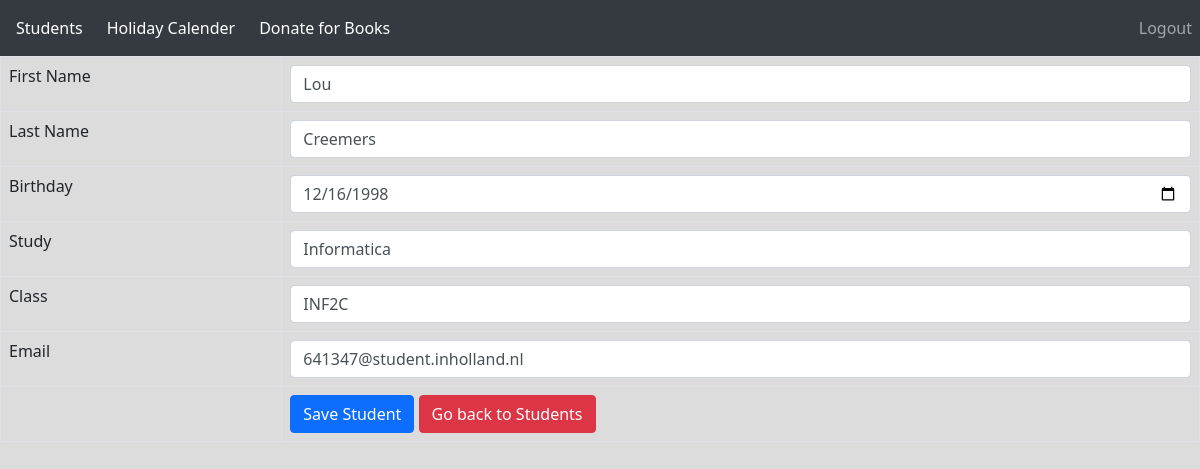
The app's page /View/updatestudent.php?id=3 with its own data.
### tables this page shows
CREATE TABLE `students` (
  `id` int NOT NULL,
  `firstname` varchar(100) NOT NULL,
  `lastname` varchar(100) NOT NULL,
  `dateOfBirth` date NOT NULL,
  `study` varchar(100) NOT NULL,
  `class` varchar(100) NOT NULL,
  `email` varchar(100) NOT NULL,
  `date` date NOT NULL
);

### Data/Database.php (called while the page is built, shortened)
<?php
class Database
{
    private static $instance;
    public static function getInstance(){
        if(self::$instance == null){
            self::$instance = new Database();
        }
        return self::$instance;
    }
    public function connect(){
        $this->host = "localhost";
        $this->user = "sqluser";
        $this->pwd = "etK%@tjMwYV3nVzzqY2d743S";
        $this->dbName = "universitydb";
        try{
            $mysqli = new mysqli($this->host,$this->user,$this->pwd,$this->dbName);
            return $mysqli;
        }
        catch(DatabaseException $e){
            echo $e->getMessage();
        }
    }
}

### Controller/StudentController.php (called while the page is built, shortened)
<?php
require '../Model/StudentModel.php';
require_once '../Service/StudentService.php';
class StudentController
{
    private $s;
    public function __construct(){
        $this->s = new StudentService();
    }
    public function ReadStudentCon(int $id){
        return $foundStudent = $this->s->ReadStudent($id);
    }
}

### Service/StudentService.php (called while the page is built, shortened)
<?php
include_once("../Data/StudentDAO.php");
class StudentService
{
    private $s;
    public function __construct(){
        $this->s = new StudentDAO();
    }
    public function ReadStudent(int $id){
        $foundStudent = $this->s->ReadSingleStudentDB($id);
        return $foundStudent;
    }
}

### Data/StudentDAO.php (called while the page is built, shortened)
<?php
require_once "Database.php";
require_once "../Model/StudentModel.php";
class StudentDAO
{
    private $dbConn;
    function __construct(){
        $this->dbConn = Database::getInstance();
    }
    public function ReadSingleStudentDB($id){
        $idFilter = $this->EscapeString($id);
        $sql = "SELECT * FROM `students` WHERE id = '$idFilter' LIMIT 1;";
        $result = mysqli_query($this->dbConn->connect(), $sql);
        if($result) {
            $row = mysqli_fetch_assoc($result);
            $firstname = $row['firstname'];
            $lastname = $row['lastname'];
            $date = $row['dateOfBirth'];
            $study = $row['study'];
            $class = $row['class'];
            $email = $row['email'];
            $s = new StudentModel($firstname, $lastname,$date,$study, $class, $email);
            return $s;
        }
    }
    public function EscapeString($result){
        $checkedResult = mysqli_real_escape_string($this->dbConn->connect(), $result);
        return $checkedResult;
    }
}

### Model/StudentModel.php (called while the page is built, shortened)
<?php
 class StudentModel{
     private $firstName;
     private $lastName;
     private $dateOfBirth;
     private $study;
     private $class;
     private $email;
     public function __construct($firstName, $lastName, $dateOfBirth, $study, $class, $email)
     {
         $this -> firstName = $firstName;
         $this -> lastName = $lastName;
         $this -> dateOfBirth = $dateOfBirth;
         $this -> study = $study;
         $this->class = $class;
         $this->email = $email;
     }
     public function getClass(){
         return $this->class;
     }
     public function getDateOfBirth(){
         return $this->dateOfBirth;
     }
     public function getFirstName(){
         return $this->firstName;
     }
     public function getLastName(){
         return $this->lastName;
     }
     public function getStudy(){
         return $this->study;
     }
     public function getEmail(){
         return $this->email;
     }
 }

### View/updatestudent.php (the view, shortened to what this page needs)
<?php
require_once ".././Controller/StudentController.php";
include_once "Helpers/nav.php";
$controller = new StudentController();
    $id = $_GET['id'];
    $foundStudent = $controller->ReadStudentCon($id);
?>
<!doctype html>
<html lang="en">
<head>
    <link rel="stylesheet" href="./../css/bootstrap.css">
</head>
<body style="background-color: gainsboro">
<form action = "<?php echo htmlspecialchars($_SERVER["PHP_SELF"]."?id={$id}");?>" method="post">
    <table class="table table-hover table-responsive table-bordered">
        <tr>
            <td>First Name</td>
            <td><input type="text" name="firstname" value="<?php echo $foundStudent->getFirstName()?>" class="form-control" required></td>
        </tr>
        <tr>
            <td>Last Name</td>
            <td><input type="text" name="lastname" value="<?php echo $foundStudent->getLastName()?>" class="form-control" required></td>
        </tr>
        <tr>
            <td>Birthday</td>
            <td><input type="date" name="birthday" value="<?php echo $foundStudent->getDateOfBirth()?>" class="form-control"></td>
        </tr>
        <tr>
            <td>Study</td>
            <td><input type="text" name="study" value="<?php echo $foundStudent->getStudy()?>" class="form-control" required></td>
        </tr>
        <tr>
            <td>Class</td>
            <td><input type="text" name="class" value="<?php echo $foundStudent->getClass()?>" class="form-control" required></td>
        </tr>
        <tr>
            <td>Email</td>
            <td><input type="text" name="email" value="<?php echo $foundStudent->getEmail()?>" class="form-control" required></td>
        </tr>
        <tr>
            <td></td>
            <td>
                <input type="submit" value="Save Student" class="btn btn-primary">
                <a href="students.php" class="btn btn-danger"> Go back to Students </a>
            </td>
        </tr>
    </table>
</form>
</body>
</html>

### records on screen
students: firstname "Lou", lastname "Creemers", birthday "12/16/1998", study "Informatica", class "INF2C", email "641347@student.inholland.nl"
